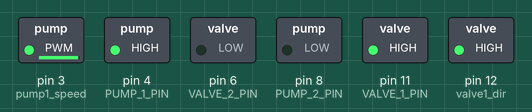
Recording of a sketch running on a simulated Arduino Uno, built with avr-gcc and run on an emulated ATmega328P. Shown: switched loads named in the sketch (green lamp = pin HIGH).

Above: at 0.05 s.
At 4.55 s:
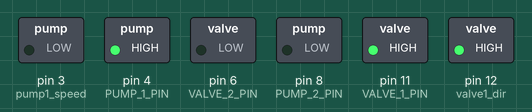
At 9.05 s:
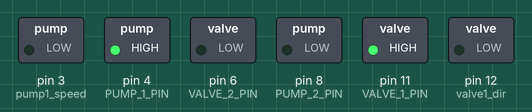
Timing chart, 0 to 10.6 s (numbered marks = the images above):
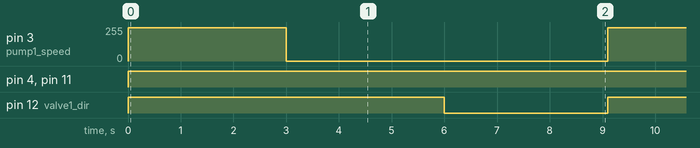

Measured:
- by itself, pin 3 (pump1_speed): alternates 250/255 for 3.1 s and 0/255 for 6.1 s
- by itself, pin 4 (PUMP_1_PIN), pin 11 (VALVE_1_PIN): LOW → HIGH at 0.00 s
- by itself, pin 12 (valve1_dir): alternates HIGH for 6.1 s and LOW for 3.1 s

The sketch:

testmain.ino
```cpp
#include "Arduino.h"
#include "Pump_valve_controller.hpp"


//Arduino PWM Speed Control：
int PUMP_1_SPEED = 3;    ///<Pump 1 Speed
int PUMP_1_PIN = 4;    ///<Pump 1 Direction M1

int VALVE_1_PIN = 11;   ///<Valve 1 Enable
int VALVE_1_DIR = 12;  ///<Valve  1 Direction M2

int PUMP_2_SPEED = 5; ///<Pump 2 Speed
int PUMP_2_PIN = 8; ///<Pump 2 Direction M3

int VALVE_2_PIN = 6; ///<Valve 2 Enable
int VALVE_2_DIR = 7; ///<Valve 1 Direction M4

int timecounter = 1;  // Auxiliar variable for controlling the time of the process

PumpValveController PVcontroller;

void setup()
{
  PVcontroller.init(PUMP_1_PIN, PUMP_1_SPEED,
         PUMP_2_PIN, PUMP_2_SPEED,
         VALVE_1_PIN, VALVE_1_DIR,
         VALVE_2_PIN, VALVE_2_DIR);
}

void loop()
{
  int motorspeed=100;

  //Controlling the time of the process
  if (timecounter <= 30)     // 3 seconds == 30 * 100 ms
  {
   // Introducion air to the PneuNets
   PVcontroller.pump_1_on(250);
   PVcontroller.valve_1_on();

   timecounter++;
  }
  else if ( timecounter > 30 and timecounter<= 60 )
  {
    PVcontroller.pump_1_off();
    PVcontroller.valve_1_on();
    timecounter++;
  }
  else if ( timecounter > 60 and timecounter<= 90)
  {
    PVcontroller.pump_1_off();
    PVcontroller.valve_1_off();
    timecounter++;
  }
  else if ( timecounter > 90)
  {
    timecounter=0;
  }

  delay(100);   // defining sample time = 100 miliseconds
}
```

pump_valve_controller.cpp
```cpp
#include "Pump_valve_controller.hpp"

 PumpValveController::PumpValveController(){

  }
  void PumpValveController::init(int PUMP_1_PIN, int PUMP_1_SPEED,
                            int PUMP_2_PIN, int PUMP_2_SPEED,
                            int VALVE_1_PIN, int VALVE_1_DIR,
                            int VALVE_2_PIN, int VALVE_2_DIR)
  {
    pump1_pin=PUMP_1_PIN;
    pump1_speed=PUMP_1_SPEED;
    pump2_pin=PUMP_2_PIN;
    pump2_speed=PUMP_2_SPEED;
    valve1_pin=VALVE_1_PIN;
    valve1_dir=VALVE_1_DIR;
    valve2_pin=VALVE_2_PIN;
    valve2_dir=VALVE_2_DIR;
    pinMode(PUMP_1_PIN, OUTPUT);
    pinMode(PUMP_2_PIN, OUTPUT);
    pinMode(VALVE_1_PIN, OUTPUT);
    pinMode(VALVE_2_PIN, OUTPUT);
  }

void PumpValveController::pump_1_on(int motorspeed)
{
  analogWrite(pump1_speed, motorspeed);   //PWM Speed Control   value
  digitalWrite(pump1_pin,HIGH);
  }

void PumpValveController::pump_1_off(void)
{
  analogWrite(pump1_speed, 0);   //PWM Speed Control   value
  digitalWrite(pump1_pin,HIGH);
  }

void PumpValveController::pump_2_on(int motorspeed)
{
  analogWrite(pump2_speed, motorspeed);   //PWM Speed Control   value
  digitalWrite(pump2_pin,HIGH);
  }

void PumpValveController::pump_2_off(void)
{
  analogWrite(pump2_speed, 0);   //PWM Speed Control   value
  digitalWrite(pump2_pin,HIGH);
  }
void PumpValveController::valve_1_on(void)
{
  analogWrite(valve1_dir, 255);   //PWM Speed Control   value
  digitalWrite(valve1_pin,HIGH);
  }

void PumpValveController::valve_1_off(void)
{
  analogWrite(valve1_dir, 0);   //PWM Speed Control   value
  digitalWrite(valve1_pin,HIGH);
  }
void PumpValveController::valve_2_on(void)
{
  analogWrite(valve2_dir, 255);   //PWM Speed Control   value
  digitalWrite(valve2_pin,HIGH);
  }

void PumpValveController::valve_2_off(void)
{
  analogWrite(valve2_dir, 0);   //PWM Speed Control   value
  digitalWrite(valve2_pin,HIGH);
  }
```

pump_valve_controller.hpp
```cpp
#ifndef __PUMP_VALVE_CONTROLLER__HPP__
#define __PUMP_VALVE_CONTROLLER__HPP__
#include "Arduino.h"


class PumpValveController
{
    public:
    PumpValveController();
    void init(int PUMP_1_PIN, int PUMP_1_SPEED,
         int PUMP_2_PIN, int PUMP_2_SPEED,
         int VALVE_1_PIN, int VALVE_1_DIR,
         int VALVE_2_PIN, int VALVE_2_DIR);
    void pump_1_on(int motorspeed);
    void pump_1_off(void);
    void pump_2_on(int motorspeed);
    void pump_2_off(void);
    void valve_1_on(void);
    void valve_1_off(void);
    void valve_2_on(void);
    void valve_2_off(void);

    int pump1_pin,pump1_speed,pump2_pin,pump2_speed,valve1_pin,valve1_dir,valve2_pin,valve2_dir;

};


#endif
```
